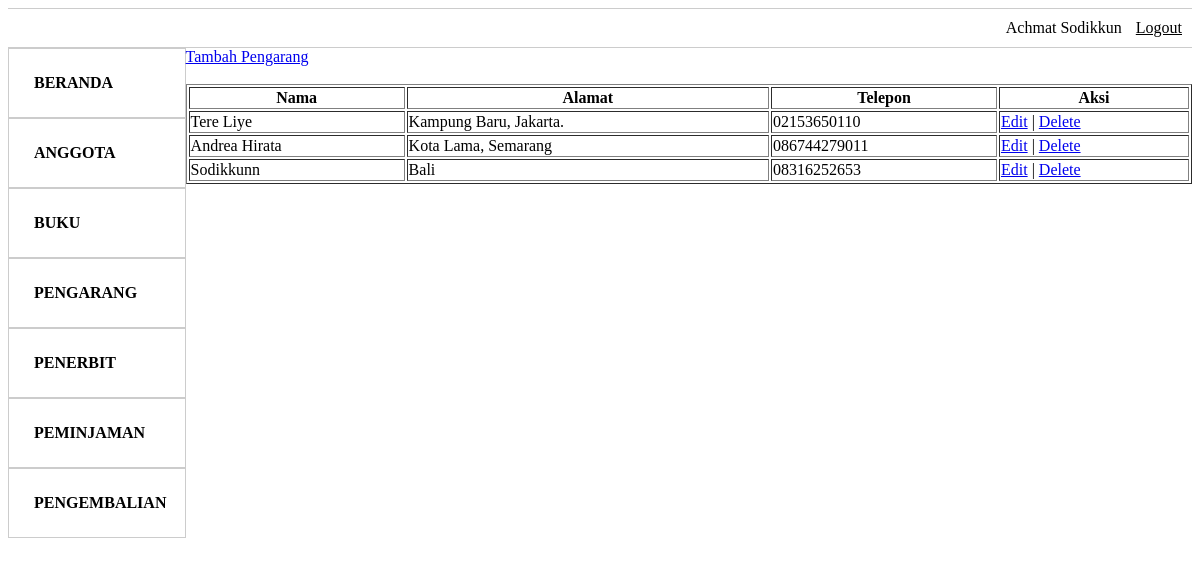
The app's page /admin/pengarang.php (signed in) with its own data.
### tables this page shows
CREATE TABLE `petugas` (
  `id` int(11) NOT NULL,
  `username` varchar(45) DEFAULT NULL,
  `password` varchar(45) DEFAULT NULL,
  `nama_petugas` varchar(100) DEFAULT NULL,
  `telp_petugas` varchar(12) DEFAULT NULL,
  `alamat_petugas` tinytext DEFAULT NULL
);

CREATE TABLE `pengarang` (
  `id_pengarang` int(11) NOT NULL,
  `nama_pengarang` varchar(100) DEFAULT NULL,
  `alamat_pengarang` tinytext DEFAULT NULL,
  `telp_pengarang` varchar(12) DEFAULT NULL
);

### admin/pengarang.php (the view, shortened to what this page needs)
<html>
<head>
</head>
 <?php
        include("../koneksi.php");
        $user = $_SESSION['username'];
        $data = mysqli_query($mysqli, "SELECT * FROM petugas WHERE username = '$user'");
        $tampil = mysqli_fetch_array($data);
?>
<body>
<ul class="menu">
 <li><?php echo $tampil['nama_petugas']; ?></li>
  <li><a href="../logout.php">Logout</a></li>
</ul>
<ul class="sidebar">
    <li><a href="index.php">Beranda</a></li>
    <li><a href="anggota.php">Anggota</a></li>
    <li><a href="buku.php">Buku</a></li>
    <li><a href="pengarang.php">Pengarang</a></li>
    <li><a href="penerbit.php">Penerbit</a></li>
    <li><a href="peminjaman.php">Peminjaman</a></li>
    <li><a href="pengembalian.php">Pengembalian</a></li>
  </ul>
  <div class= "tabel">
  <a href="tambah_pengarang.php">Tambah Pengarang</a><br/><br/>
    <table width='100%' border='1' align = 'center'>
    <tr>
        <th>Nama</th> <th>Alamat</th> <th>Telepon</th><th>Aksi</th>
    </tr>
    <?php
    $data = mysqli_query($mysqli, "SELECT * FROM pengarang");
    while($tampil = mysqli_fetch_array($data)) {
        echo "<tr>";
        echo "<td>".$tampil['nama_pengarang']."</td>";
        echo "<td>".$tampil['alamat_pengarang']."</td>";
        echo "<td>".$tampil['telp_pengarang']."</td>";
        echo "<td><a href='edit_pengarang.php?id=$tampil[id_pengarang]'>Edit</a> | <a href='delete_pengarang.php?id=$tampil[id_pengarang]'>Delete</a></td></tr>";
    }
    ?>
    </table>
</div>
</body>
</html>

### admin/pengarang.php (style rules this page uses)
.menu { border:1px solid #ccc; border-width:1px 0; list-style:none; margin:0; padding:0; text-align:right; }
.menu li { display:inline; }
.menu a { display:inline-block; padding:10px; color:black; }
.sidebar { margin:0; padding:0; height: 100vh; width: 15%; list-style: none; float: left; }
.sidebar li a { display: block; padding: 25px; text-decoration: none; color: black; font-weight: bold; text-transform: uppercase; border: 1px solid #ccc; }
.tabel { width: 85%; float: right; }

### records on screen
petugas: nama_petugas "Achmat Sodikkun"
pengarang: nama_pengarang "Tere Liye", alamat_pengarang "Kampung Baru, Jakarta.", telp_pengarang "02153650110"
pengarang: nama_pengarang "Andrea Hirata", alamat_pengarang "Kota Lama, Semarang", telp_pengarang "086744279011"
pengarang: nama_pengarang "Sodikkunn", alamat_pengarang "Bali", telp_pengarang "08316252653"
